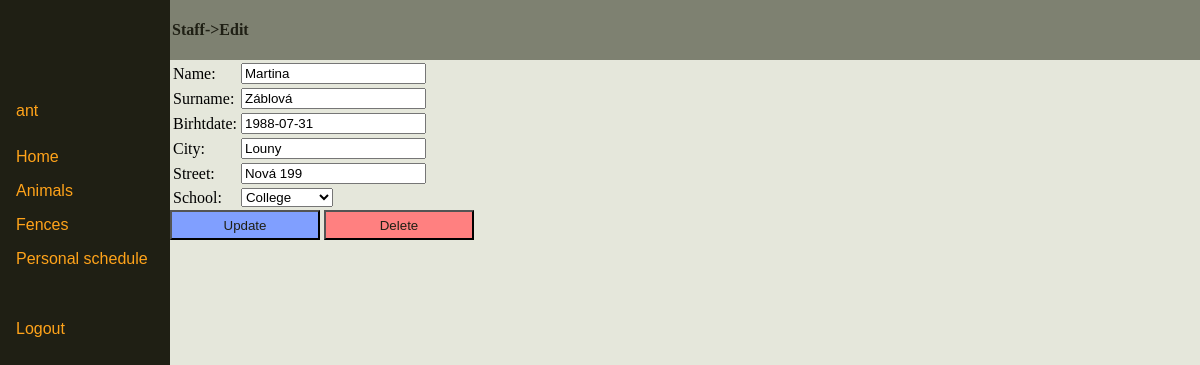
The app's page /staffEdit.php?pk=6 (signed in) with its own data.
### tables this page shows
CREATE TABLE Osetrovatel (
  os_cislo SMALLINT NOT NULL AUTO_INCREMENT,
  jmeno VARCHAR(20) NOT NULL,
  primeni VARCHAR(20) NOT NULL,
  datum_narozeni DATE DEFAULT NULL,
  mesto VARCHAR(30) DEFAULT NULL,
  ulice VARCHAR(20) DEFAULT  NULL,
  nej_dosazene_vzdelani VARCHAR(20) DEFAULT NULL,
  PRIMARY KEY(os_cislo)
);

### staffEdit.php (the view, shortened to what this page needs)
<?php
  require_once 'db.php';
?>
<!DOCTYPE HTML PUBLIC "-//W3C//DTD HTML 4.01 Transitional//EN">
<html>
<head>
    <link rel="stylesheet" href="style.css" type="text/css" >
</head>
<body>
    <div id="sidebar">
        <?php require_once 'sidebar.php' ?>
    </div>
    <div id="header">
        Staff->Edit
</div>
<div id="content">
    <div id="content">
        <?php
          $q="SELECT * FROM Osetrovatel WHERE os_cislo='". $_GET['pk'] ."'";
          $res=$db->query($q);
          $f = $res->fetch_assoc();
      ?>
        <form method="post" onsubmit="return check_values(this.submited);" accept-charset="utf8">
            <table>
                <tr><td>Name:</td><td><input class="edit" type="text" required="" placeholder="Name" name="name" value="<?php echo $f['jmeno']; ?>"></td></tr>
                <tr><td>Surname:</td><td><input class="edit" type="text" placeholder="Surname" name="surname" value="<?php echo $f['primeni']; ?>"></td></tr>
                <tr><td>Birhtdate:</td><td><input id="birthdate" class="edit" type="text" placeholder="yyyy-mm-dd" name="birthdate" value="<?php echo $f['datum_narozeni']; ?>"></td></tr>
                <tr><td>City:</td><td><input class="edit" type="text" placeholder="City" name="city" value="<?php echo $f['mesto'] ?>"></td></tr>
                <tr><td>Street:</td><td><input class="edit" type="text" placeholder="Street" name="street" value="<?php echo $f['ulice'] ?>"></td></tr>
                <tr><td>School:</td><td>
                  <select name="school">
                    <option value="Vysokoškolské" <?php if($f['nej_dosazene_vzdelani'] == 'Vysokoškolské') echo 'selected="selected"';?>>College</option>
                  </select></td>
                </table>
                <button class="update" type="submit" onclick="this.form.submited=this.value;"> Update </button>
                <button class="delete" type="submit" onclick="this.form.submited=this.value;"> Delete </button>
            </form>
        </div>
    </div>
</body>
</html>

### style.css (style rules this page uses)
button.update { background-color: #809fff ; color: #1f1f14; height: 30px; width: 150px; }
button.delete { background-color:#ff8080; color: #1f1f14; height: 30px; width: 150px; }
#sidebar { position:fixed; height: 100%; top: 0; left: 0; width:170px; background: #1f1f14; }
#header { position: fixed; left:170px; top: 0; width: 100%; height: 60px; padding-left: 2px; background: #7e8171; color:#1f1f14; text-align: left; line-height: 60px; font-weight: bold; }
#content { position: fixed; background: #e5e7db; height: 100%; top: 60px; left: 170px; width: 100%; }

### records on screen
osetrovatel: name "Martina", surname "Záblová", birthdate "1988-07-31", city "Louny", street "Nová 199", school "College"

### other values on screen
$_SESSION['use'] "ant"
